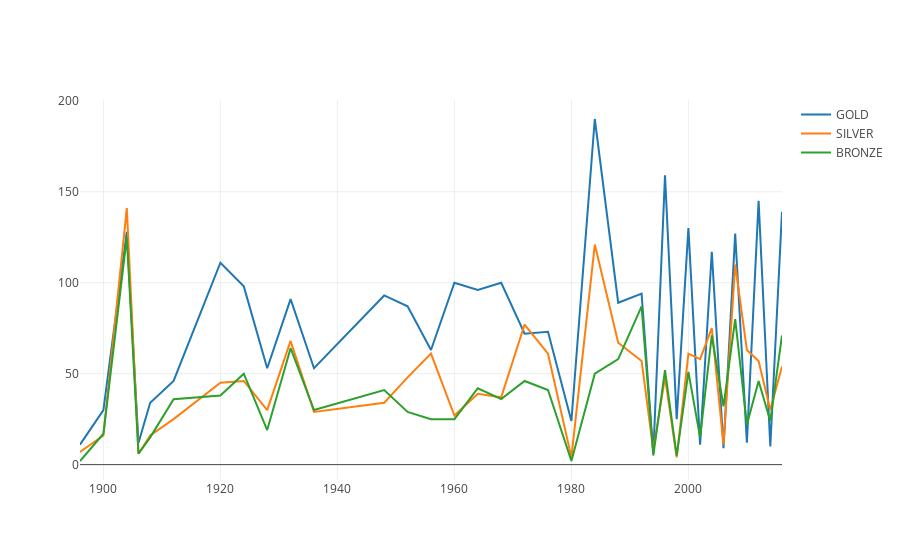

Write notebook code for a chart like this one.
### Code cell
total_medals= total_medals.fillna(0)
trace0 = go.Scatter(
    x = total_medals.index,
    y = total_medals['Gold'],
    mode = 'lines',
    name = 'GOLD'
)
trace1 = go.Scatter(
    x = total_medals.index,
    y = total_medals['Silver'],
    mode = 'lines',
    name = 'SILVER'
)
trace2 = go.Scatter(
    x = total_medals.index,
    y = total_medals['Bronze'],
    mode = 'lines',
    name = 'BRONZE'
)

data = [trace0, trace1, trace2]

plotly.offline.iplot({
    "data": data
})

### Figure 1 — Plotly figure (JSON) as saved in the notebook; plotly's stock layout.template omitted (floating-point values rounded to 4 significant figures)
{"data": [{"mode": "lines", "name": "GOLD", "type": "scatter", "x": [1896, 1900, 1904, 1906, 1908, 1912, 1920, 1924, 1928, 1932, 1936, 1948, 1952, 1956, 1960, 1964, 1968, 1972, 1976, 1980, 1984, 1988, 1992, 1994, 1996, 1998, 2000, 2002, 2004, 2006, 2008, 2010, 2012, 2014, 2016], "y": [11, 30, 128, 12, 34, 46, 111, 98, 53, 91, 53, 93, 87, 63, 100, 96, 100, 72, 73, 24, 190, 89, 94, 6, 159, 25, 130, 11, 117, 9, 127, 12, 145, 10, 139]}, {"mode": "lines", "name": "SILVER", "type": "scatter", "x": [1896, 1900, 1904, 1906, 1908, 1912, 1920, 1924, 1928, 1932, 1936, 1948, 1952, 1956, 1960, 1964, 1968, 1972, 1976, 1980, 1984, 1988, 1992, 1994, 1996, 1998, 2000, 2002, 2004, 2006, 2008, 2010, 2012, 2014, 2016], "y": [7, 16, 141, 6, 16, 25, 45, 46, 30, 68, 29, 34, 48, 61, 27, 39, 37, 77, 61, 4, 121, 67, 57, 8, 48, 4, 61, 58, 75, 11, 110, 63, 57, 30, 54]}, {"mode": "lines", "name": "BRONZE", "type": "scatter", "x": [1896, 1900, 1904, 1906, 1908, 1912, 1920, 1924, 1928, 1932, 1936, 1948, 1952, 1956, 1960, 1964, 1968, 1972, 1976, 1980, 1984, 1988, 1992, 1994, 1996, 1998, 2000, 2002, 2004, 2006, 2008, 2010, 2012, 2014, 2016], "y": [2, 17, 125, 6, 15, 36, 38, 50, 19, 64, 30, 41, 29, 25, 25, 42, 36, 46, 41, 2, 50, 58, 87, 5, 52, 5, 51, 15, 71, 32, 80, 22, 46, 24, 71]}], "layout": {}}
